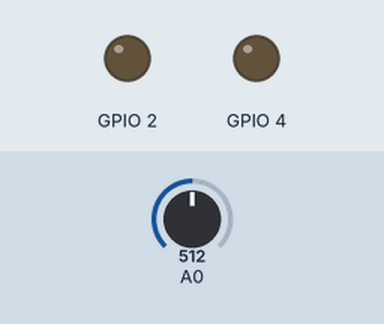
Recording of a sketch running on a simulated ESP8266 (NodeMCU). On the bench: output pins drawn as LEDs (lit = HIGH). The inputs (shaded band) are chosen by the test bench; at power-on: A0 = 512. WiFi joins after 1.5 s; servers stay silent unless stated; EEPROM starts erased; no MQTT or app messages arrive unless stated; what the sketch prints to the serial monitor is not drawn. At 2.5 s the program puts the board to deep sleep or switches it off; the recording ends there.

Above: at 0.1 s.
At 1.97 s:
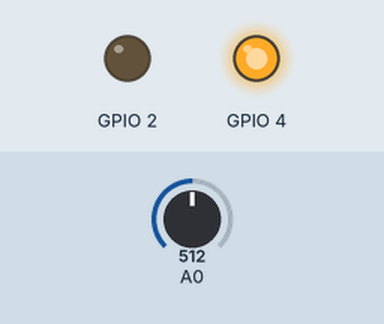
At 2.32 s:
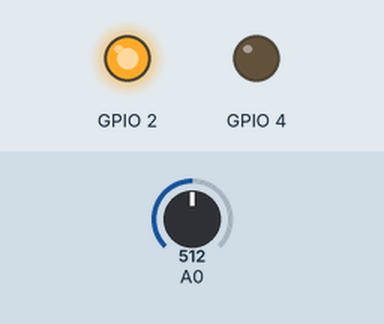
Timing chart, 0 to 2.5 s (numbered marks = the images above):
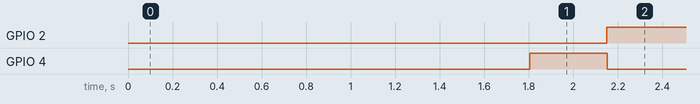

The sketch:

esp8266-plant.ino
```cpp
/*************************************************/
/* Includes                                      */
/*************************************************/
#include <ESP8266WiFi.h>
#include <WiFiClient.h>
#include "Client.h"
#include "myconfig.h"
#include "ThingSpeak.h"
#include <EEPROM.h>
#include <DNSServer.h>
#include <ESP8266WebServer.h>
#include <WiFiManager.h>
#include <ESP8266HTTPClient.h>
#include <ESP8266httpUpdate.h>
#include <PubSubClient.h>


#define SERIAL_SPEED 115200

// Create an WiFiClient object, here called "ethClient":
WiFiClient ethClient;
WiFiManager wifiManager;

//Create MQTT client object
PubSubClient client(mqtt_host, mqtt_port, ethClient);

char charBuffer[32];
int avValue = 0;
unsigned long oneSecond = 1000 * 1000;
unsigned long sleepTime = 60 * 60 * oneSecond; // 1 hour

// ------------------------
void setup() {
   // start serial port
   Serial.begin(SERIAL_SPEED);

   if (debugOutput) Serial.println("ESP8266 starts...");

   sleep12Hours();

   pinMode(A0, INPUT);
   pinMode(2, OUTPUT);
   pinMode(4, OUTPUT);

   wifiManager.setTimeout(120);
   wifiManager.autoConnect();
   delay(100);
   do_update();

   digitalWrite(2, LOW);

   digitalWrite(4, HIGH);
   readValues();
   digitalWrite(4, LOW);

   send_Thingspeak();
   send_MQTT();


   if (debugOutput) { Serial.println("Deep sleep for 60 minutes..."); }
   ESP.deepSleep(60 * 60 * 1000 * 1000 - millis(),WAKE_RF_DISABLED); //minutes * 60 * 1000 * 1000 - durationInMillis
   delay(1000); //going into deep sleep tooks some time...
}

void loop() {
  //should never reached...
}

void readValues()
{
   int sensorvalue = 0;
   int sum = 0;
   int numberReadings = 1000;
   if (debugOutput) { Serial.println("start reading..."); }
   for(int i = 0; i < numberReadings; i++)
   {
     sensorvalue = analogRead(A0);
     Serial.print(sensorvalue); Serial.print(" ");
     sum += sensorvalue;
   }
   digitalWrite(2, HIGH);
   avValue = sum/numberReadings;
   if (debugOutput) {
    Serial.println("finished reading...");
    Serial.print("avValue: "); Serial.println(avValue);
   }
   yield();

}

void send_MQTT()
{
   if (debugOutput) Serial.print("connecting to MQTT... ");
   while (!client.connected()) {
     if (client.connect(mqtt_id,mqtt_user,mqtt_pwd))
      {
        if (debugOutput) Serial.println("connected");
        uint8_t MAC_array[6];
        char MAC_char[18];
        WiFi.macAddress(MAC_array);
        for (int i = 0; i < sizeof(MAC_array); ++i){
          sprintf(MAC_char,"%s%02x",MAC_char,MAC_array[i]);
        }
        String topic = String(mqtt_topic_prefix)+"/"+String(MAC_char);
        String strBuffer;
        strBuffer =  String(avValue);
        strBuffer.toCharArray(charBuffer,10);
        char topicBuffer[80];
        topic.toCharArray(topicBuffer,80);
        if (debugOutput) {
          Serial.print("Publishing to topic: ");Serial.print(topicBuffer);Serial.print(" value: ");Serial.println(charBuffer);
        }
        client.publish(topicBuffer,(uint8_t*)charBuffer,strlen(charBuffer),true);
      }
      else
      {
        if (debugOutput) Serial.println("MQTT is not connected... retrying");
        delay(200);
      }
   }
   // disconnect from MQTT
   client.disconnect();
   yield();
}

void send_Thingspeak(){
 ThingSpeak.begin(ethClient);
 ThingSpeak.setField(1,avValue);
 ThingSpeak.writeFields(thingspeak_channel, thingspeak_key);
}

void do_update(){
  Serial.println("do update");
  t_httpUpdate_return ret = ESPhttpUpdate.update(update_server, 80, update_uri, firmware_version);
  switch(ret) {
    case HTTP_UPDATE_FAILED:
        Serial.println("[update] Update failed.");
        break;
    case HTTP_UPDATE_NO_UPDATES:
        Serial.print("[update] no Update needed current firmware version: "); Serial.println(firmware_version);
        break;
    case HTTP_UPDATE_OK:
        Serial.println("[update] Update ok."); // may not called we reboot the ESP
        break;
  }
}

/**
 * The deepSleep time is an uint32 of microseconds so a maximum of 4,294,967,295, about 71 minutes.
 * So to publish a reading once per day needs to sleep for one hour 24 times and keep track of
 * where its up to in RTC memory or EEPROM.
 * (RTC memory is broken, see https://github.com/esp8266/Arduino/issues/619)
 * The WiFi radio is switched off for all but the 24th wakeup to save power
 */
void sleep12Hours() {
  byte rtcStore[2];
//  system_rtc_mem_read(64, rtcStore, 2);
  EEPROM.begin(4);
  rtcStore[0] = EEPROM.read(0);
  rtcStore[1] = EEPROM.read(1);
  printRtcStore(rtcStore);

  // 123 in [0] is a marker to detect first use
  if (rtcStore[0] != 123) {
     rtcStore[0] = 123;
     rtcStore[1] = 0;
  } else {
     rtcStore[1] += 1;
  }
  if (rtcStore[1] > 12) {
     rtcStore[1] = 0;
  }
  printRtcStore(rtcStore);
//  system_rtc_mem_write(64, rtcStore, 2);
  EEPROM.write(0, rtcStore[0]);
  EEPROM.write(1, rtcStore[1]);
  EEPROM.end();

  if (rtcStore[1] == 0) {
    return; // a day is up, go do some work
  }

  Serial.print("*** Up time: ");
  Serial.print(millis());
  Serial.print(", deep sleep for ");
  Serial.print(sleepTime/1000000);
  Serial.print(" seconds, with radio ");
  if (rtcStore[1] == 12) {
     Serial.println("on... ");
     ESP.deepSleep(1, WAKE_RF_DEFAULT);
  } else {
     Serial.println("off... ");
     ESP.deepSleep(sleepTime-millis(), WAKE_RF_DISABLED);
  }
}

void printRtcStore(byte* rtcStore) {
  Serial.print("rtcStore: ");
  Serial.print(rtcStore[0]);
  Serial.print(",");
  Serial.print(rtcStore[1]);
  Serial.println();
}
```

myconfig-default.h
```cpp
/*************************************************/
/* Debugging                                     */
/*************************************************/
const bool debugOutput = true;  // set to true for serial OUTPUT

/*************************************************/
/* Update settings                               */
/*************************************************/
const char* firmware_version = "espplant_0.0.1";
const char* update_server = "localhost";
const char* update_uri = "/esp/update/arduino.php";

/*************************************************/
/* Thingspeak data                               */
/*************************************************/
const char* thingspeak_key = "secret";
const int thingspeak_channel = 4711;

/*************************************************/
/* MQTTCloud data                               */
/*************************************************/
const char* mqtt_host = "m21.cloudmqtt.com";
const char* mqtt_user = "user";
const char* mqtt_pwd = "secret";
const char* mqtt_id = "ESP8266.1";
const char* mqtt_topic_prefix = "sensor";
const int mqtt_port = 15377;
```

Measured:
- by itself, GPIO 2: LOW → HIGH at 2.2 s
- by itself, GPIO 4: LOW → HIGH at 1.8 s, → LOW 0.35 s later
